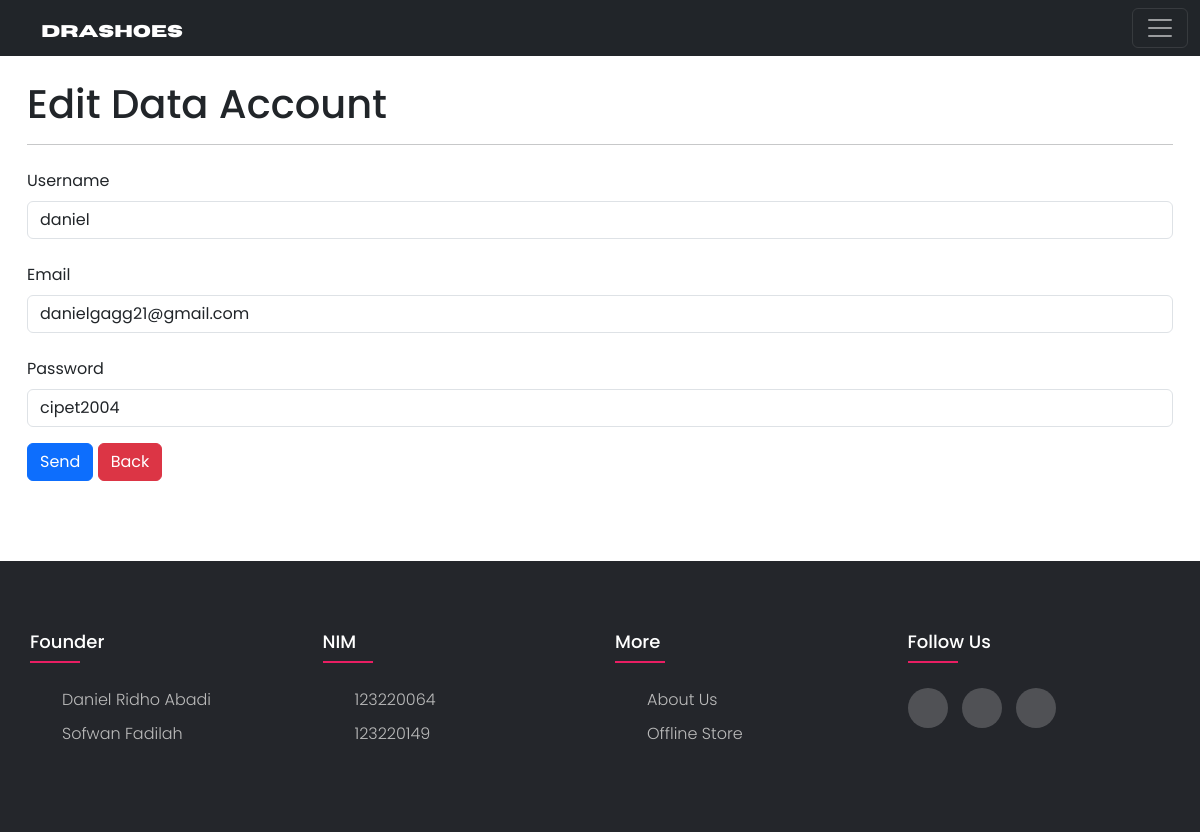
The page /drashoes/admin/edit_customer.php?id_cust=1 (signed in) on the database its author committed.
### tables this page shows
CREATE TABLE `customer` (
  `id_cust` int(11) NOT NULL,
  `username_cust` varchar(255) DEFAULT NULL,
  `email_cust` varchar(255) NOT NULL,
  `password_cust` varchar(255) DEFAULT NULL
);

### drashoes/admin/edit_customer.php (the view, shortened to what this page needs)
<!doctype html>
<html lang="en">
  <head>
    <link href="https://cdn.jsdelivr.net/npm/bootstrap@5.3.2/dist/css/bootstrap.min.css" rel="stylesheet">
  </head>
  <body>
    <?php
    include '../koneksi.php';
    $id_cust=$_GET['id_cust'];
    $query=mysqli_query($konek,"SELECT * from customer where id_cust =$id_cust");
    $data =mysqli_fetch_array($query);
    ?>
    <?php include 'navbar.php'?>
    <div class="home">
      <div class="container">
        <div class="header mt-5">
          <h1>Edit Data Account</h1>
        </div>
        <hr></hr>
        <form action="cek_edit_customer.php" method="POST">
          <div class="username mt-4">
            <div class="mb-3">
              <label class="form-label">Username</label>
              <input type="text" name="username_cust" class="form-control" value=<?php echo $data['username_cust']; ?>>
            </div>
          </div>
          <div class="genre mt-4">
            <div class="mb-3">
              <label class="form-label">Email</label>
              <input type="text" name="email_cust" class="form-control" value=<?php echo $data['email_cust']; ?>>
            </div>
          </div>
          <div class="genre mt-4">
            <div class="mb-3">
              <label class="form-label">Password</label>
              <input type="text" name="password_cust" class="form-control" value=<?php echo $data['password_cust']; ?>>
            </div>
          </div>
          <button type="submit" class="btn btn-primary" name="submit"> Send</button>
          <a href="data_customer.php" type="button" class="btn btn-danger">Back</a>
        </form>
      </div>
    </div>
      <?php include'footer.php'?>
    </body>
    </html>

### drashoes/admin/footer.css (style rules this page uses)
body { line-height: 1.5; font-family: 'Poppins', sans-serif; }
* { margin:0; padding:0; box-sizing: border-box; }
.container { max-width: 1170px; margin:auto; }

### drashoes/admin/edit_customer.php (style rules this page uses)
* { font-family: poppins; }
.home { margin-top: 10vh; margin-bottom: 10vh; }

### rows shown on the page
customer: username_cust "daniel", email_cust "danielgagg21@gmail.com", password_cust "cipet2004"
